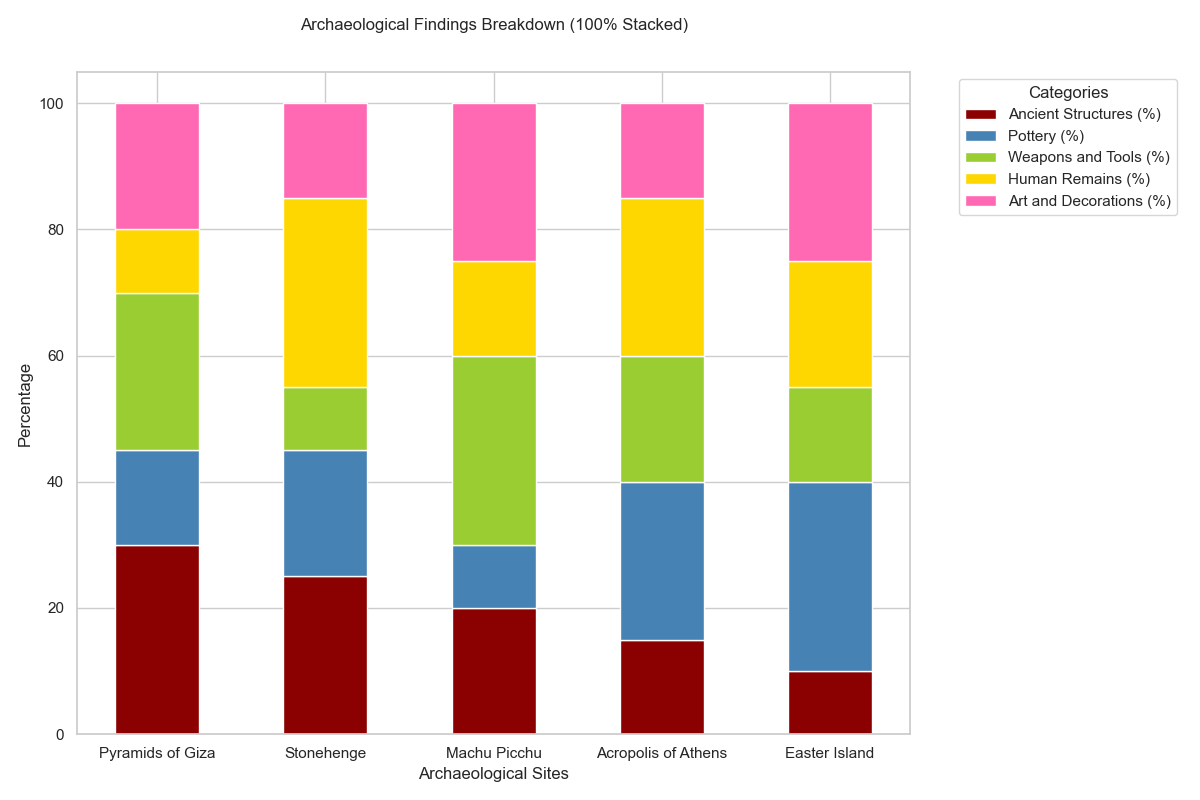

Write Python code to recreate this figure.

import pandas as pd
import numpy as np
import seaborn as sns
import matplotlib.pyplot as plt

data = [
    {'Location': 'Pyramids of Giza', 'Ancient Structures (%)': 30, 'Pottery (%)': 15, 'Weapons and Tools (%)': 25, 'Human Remains (%)': 10, 'Art and Decorations (%)': 20},
    {'Location': 'Stonehenge', 'Ancient Structures (%)': 25, 'Pottery (%)': 20, 'Weapons and Tools (%)': 10, 'Human Remains (%)': 30, 'Art and Decorations (%)': 15},
    {'Location': 'Machu Picchu', 'Ancient Structures (%)': 20, 'Pottery (%)': 10, 'Weapons and Tools (%)': 30, 'Human Remains (%)': 15, 'Art and Decorations (%)': 25},
    {'Location': 'Acropolis of Athens', 'Ancient Structures (%)': 15, 'Pottery (%)': 25, 'Weapons and Tools (%)': 20, 'Human Remains (%)': 25, 'Art and Decorations (%)': 15},
    {'Location': 'Easter Island', 'Ancient Structures (%)': 10, 'Pottery (%)': 30, 'Weapons and Tools (%)': 15, 'Human Remains (%)': 20, 'Art and Decorations (%)': 25}
]

df = pd.DataFrame(data)
df.set_index('Location', inplace=True)

df_percentage = df.div(df.sum(axis=1), axis=0) * 100

plt.figure(figsize=(12, 8))

bottom = np.zeros(len(df))

colors = ['#8B0000', '#4682B4', '#9ACD32', '#FFD700', '#FF69B4']

for i, col in enumerate(df.columns):
    plt.bar(df_percentage.index, df_percentage[col], bottom=bottom, label=col, color=colors[i], width=0.5)
    bottom += df_percentage[col]

plt.xlabel('Archaeological Sites')
plt.ylabel('Percentage')
plt.title('Archaeological Findings Breakdown (100% Stacked)', pad=30)
plt.legend(title='Categories', bbox_to_anchor=(1.05, 1), loc='upper left')

plt.tight_layout()
plt.show()
